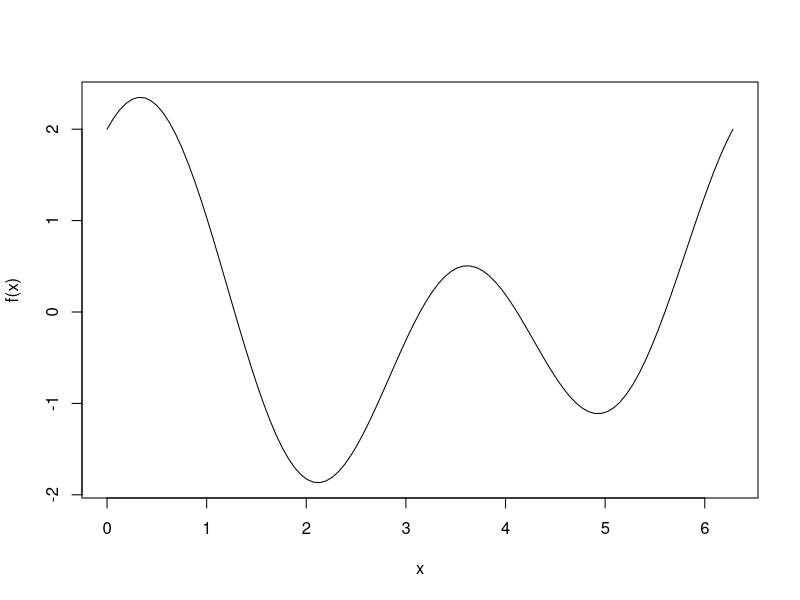
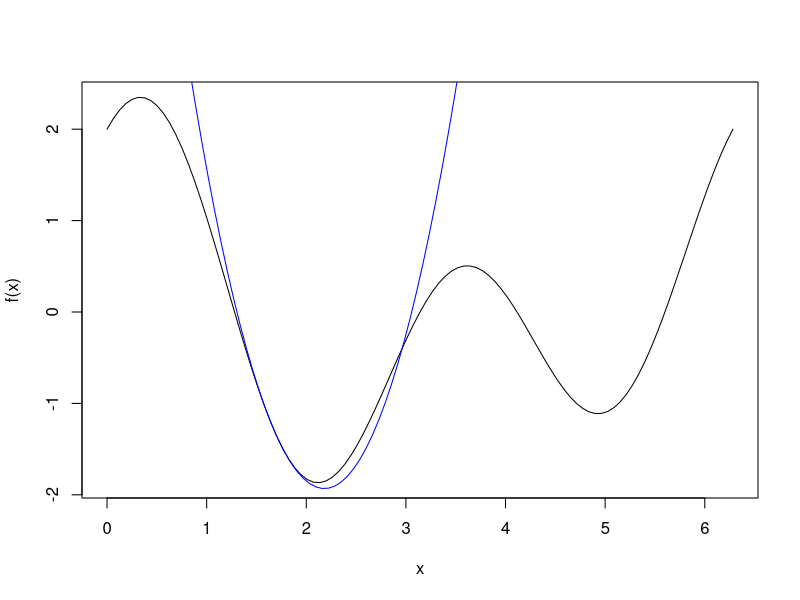
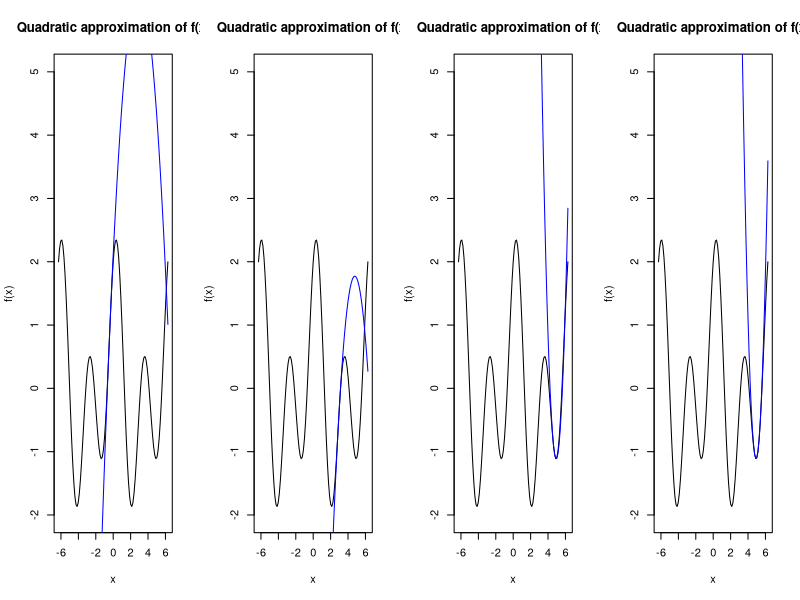
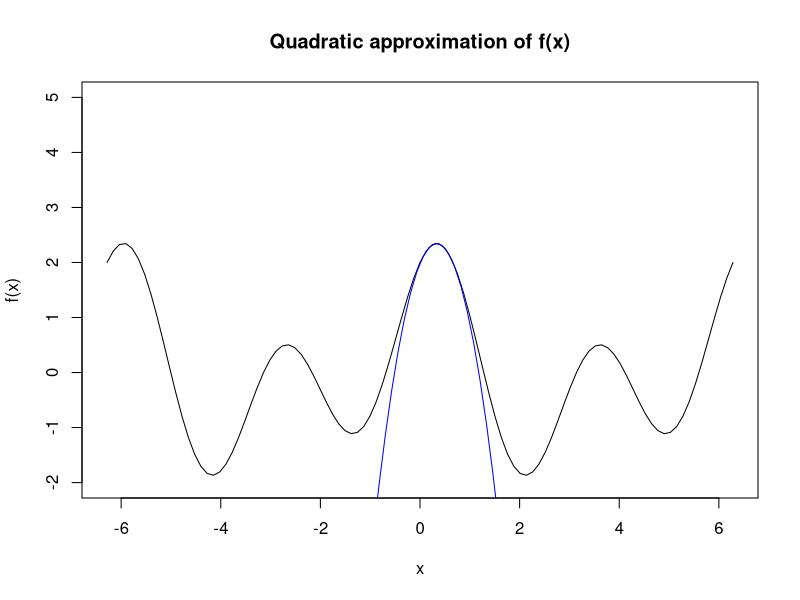
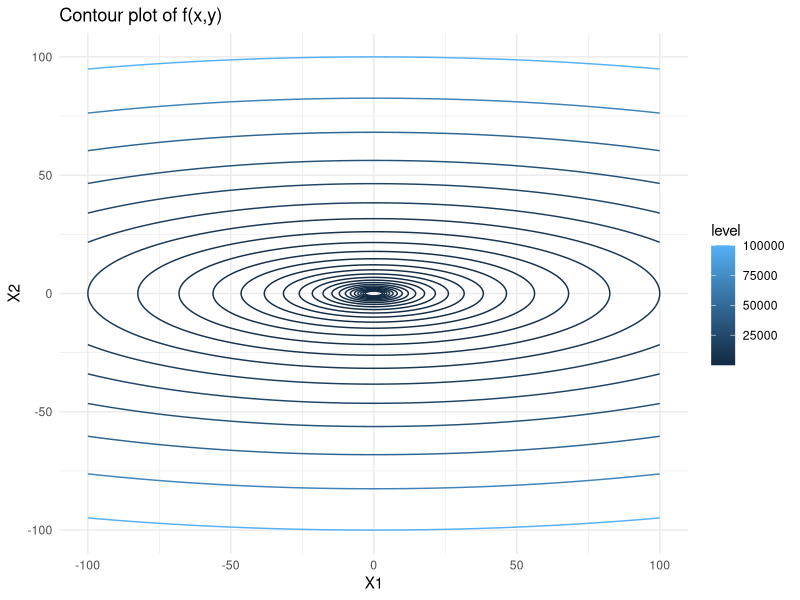
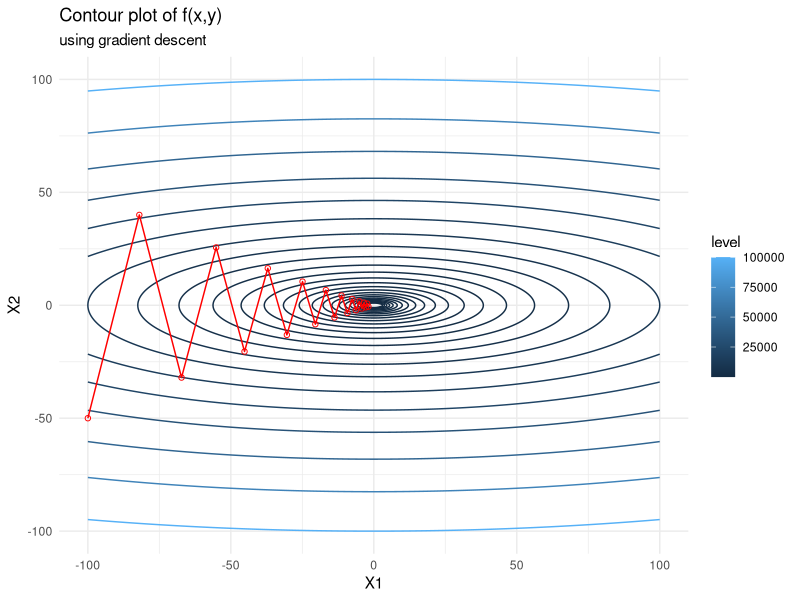
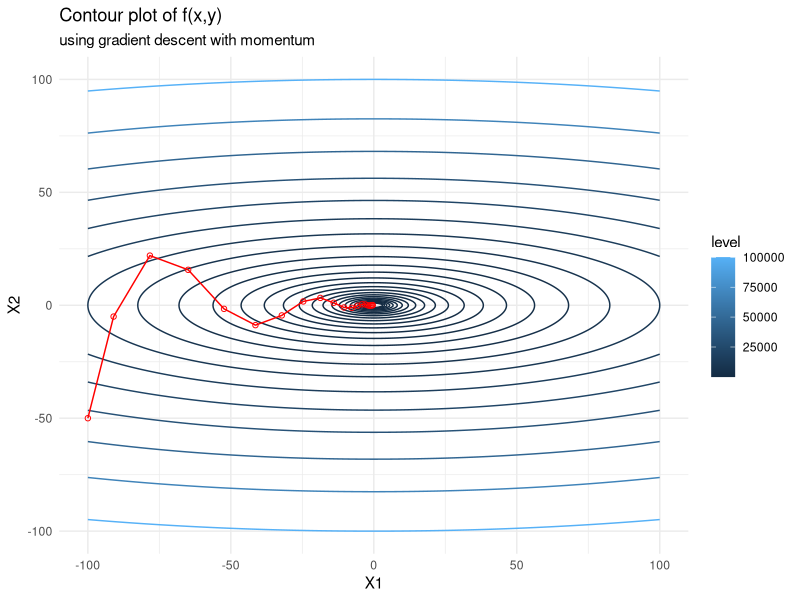
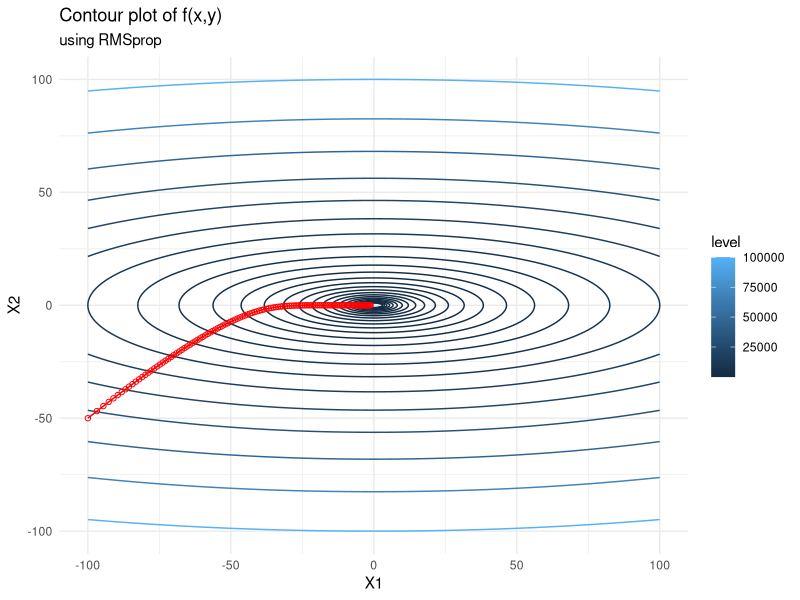

The R source for these figures, in order:
## ---- chunk 1
knitr::opts_chunk$set(echo = TRUE, fig.align='center')

# import libraries
library(tidyverse)
library(reshape)
## ---- chunk 2
f <- function(x) {return(cos(x) + cos(2*x) + sin(2*x))}
curve(f, 0, 2*pi)
## ---- chunk 3
optimize(f, interval=c(0,2*pi))
## ---- chunk 4
optimize(f, interval=c(0,4*pi))
## ---- chunk 5
f_exp <- expression(cos(x) + cos(2*x) + sin(2*x))
f1_exp <- D(f_exp, 'x')
f1 <- function(x) eval(f1_exp)
f2_exp <- D(f1_exp, 'x')
f2 <- function(x) eval(f2_exp)
x <- 1.5
for(i in 1:5) {
  x <- x - f1(x)/f2(x)
  cat(x, '\n')
}
## ---- chunk 6
cat("x_k = ", 1.7, "\n", sep="")
cat("x_k+1 = ", 1.7 - f1(1.7)/f2(1.7), sep="")
curve(f, 0, 2*pi)
second.order.approx <- function(x, xk) f(xk) + f1(xk)*(x-xk) + 1/2*f2(xk)*(x-xk)^2
seq <- seq(0,2*pi,length.out=100)
lines(seq, second.order.approx(seq, 1.7), col="blue")
## ---- chunk 7
# initialized at 1
x <- 1
par(mfrow=c(1,4))
for(i in 1:4) {
  # compute updates
  x <- x - f1(x)/f2(x)
  cat("x", i, " = ", round(x, 2), "\n", sep="")
  
  # plot the approximation of the true curve at x1
  curve(f, -2*pi, 2*pi, ylim=c(-2,5), main="Quadratic approximation of f(x)")
  seq <- seq(-2*pi,2*pi,length.out=100)
  lines(seq, second.order.approx(seq, x), col="blue")
}
## ---- chunk 8
# initialized at 0.5
x <- 0.5
par(mfrow=c(1,1))

# compute updates
x <- x - f1(x)/f2(x)
for(i in 1:3) {
  # compute updates
  x <- x - f1(x)/f2(x)
  cat("x", i, " = ", round(x, 2), "\n", sep="")
}

# plot the approximation of the true curve at x1
curve(f, -2*pi, 2*pi, ylim=c(-2,5), main="Quadratic approximation of f(x)")
seq <- seq(-2*pi,2*pi,length.out=100)
lines(seq, second.order.approx(seq, x), col="blue")
## ---- chunk 9
# create contour plot
f <- function(x, y) {x^2 + 10*y^2}
s <- seq(-100,100,length=300)
contmat <- outer(s,
                 s,
                 Vectorize(function(x,y) f(x,y)))
rownames(contmat) <- colnames(contmat) <- s # keep x and y values and not the index
contlong <- melt(contmat) # melt into long format
b <- exp(seq(log(10), log(100000), length = 25))
contplot <- contlong %>%
  ggplot() +
  geom_contour(aes(x = X1, y = X2, z = value, colour = stat(level)), breaks = b) + 
  ggtitle("Contour plot of f(x,y)") +
  theme_minimal()
contplot
## ---- chunk 10
graddesc <- function(x0, fexp, iter, lr) {
  
  # get first derivative
  pars <- paste("x", 1:length(x0), sep="")
  f1 <- deriv(fexp, namevec = pars, function.arg = TRUE)
  
  # do gradient descent and keep all steps
  x_steps <- matrix(NA, iter+1, length(x0))
  x_steps[1,] <- x_gd <- x0
  for (i in 1:iter) {
    deriv <- attributes(do.call(f1, as.list(x_gd)))$gradient
    x_gd <- x_gd - lr * deriv
    x_steps[i+1,] <- c(x_gd)
  }
 
  return(x_steps)
}
## ---- chunk 11
f <- expression(x1^2 + 10*x2^2)
f_gd <- as.data.frame(graddesc(c(-100,-50), f, 20, 0.09))
contplot + 
  geom_line(data = f_gd, mapping = aes(x = V1, y = V2), colour = 'red') +
  geom_point(data = f_gd, mapping = aes(x = V1, y = V2), shape = 21, colour = 'red') +
  labs(subtitle = "using gradient descent")
## ---- chunk 12
graddescmomentum <- function(x0, fexp, iter, lr, momentum) {
  
  # get first derivative
  pars <- paste("x", 1:length(x0), sep="")
  f1 <- deriv(fexp, namevec = pars, function.arg = TRUE)
  
  # do gradient descent and keep all steps
  x_steps <- matrix(NA, iter+1, length(x0))
  x_steps[1,] <- x_gd <- x0
  V <- rep(0,length(x0))
  for (i in 1:iter) {
    deriv <- attributes(do.call(f1, as.list(x_gd)))$gradient
    V <- momentum * V + (1 - momentum) * deriv
    x_gd <- x_gd - lr * V
    x_steps[i+1,] <- c(x_gd)
  }
 
  return(x_steps)
}

f <- expression(x1^2 + 10*x2^2)
f_gd <- as.data.frame(graddescmomentum(c(-100,-50), f, 20, 0.09, 0.5))
contplot + 
  geom_line(data = f_gd, mapping = aes(x = V1, y = V2), colour = 'red') +
  geom_point(data = f_gd, mapping = aes(x = V1, y = V2), shape = 21, colour = 'red') +
  labs(subtitle = "using gradient descent with momentum")
## ---- chunk 13
rmsprop <- function(x0, fexp, iter, lr, beta, eps = 1e-5) {
  
  # get first derivative
  pars <- paste("x", 1:length(x0), sep="")
  f1 <- deriv(fexp, namevec = pars, function.arg = TRUE)
  
  # do gradient descent and keep all steps
  x_steps <- matrix(NA, iter+1, length(x0))
  x_steps[1,] <- x_gd <- x0
  ms <- rep(0,length(x0))
  for (i in 1:iter) {
    deriv <- attributes(do.call(f1, as.list(x_gd)))$gradient
    ms <- beta * ms + (1 - beta) * deriv^2
    x_gd <- x_gd - (lr / sqrt(ms + eps)) * deriv
    x_steps[i+1,] <- c(x_gd)
  }
 
  return(x_steps)
}

f <- expression(x1^2 + 10*x2^2)
f_gd <- as.data.frame(rmsprop(c(-100,-50), f, 120, 1, 0.9))
contplot + 
  geom_line(data = f_gd, mapping = aes(x = V1, y = V2), colour = 'red') +
  geom_point(data = f_gd, mapping = aes(x = V1, y = V2), shape = 21, colour = 'red') +
  labs(subtitle = "using RMSprop")

## ---- chunk 14
adam <- function(x0, fexp, iter, lr, beta1, beta2, eps = 1e-8) {
  
  # get first derivative
  pars <- paste("x", 1:length(x0), sep="")
  f1 <- deriv(fexp, namevec = pars, function.arg = TRUE)
  
  # do gradient descent and keep all steps
  x_steps <- matrix(NA, iter+1, length(x0))
  x_steps[1,] <- x_gd <- x0
  V <- S <- rep(0,length(x0))
  for (i in 1:iter) {
    deriv <- attributes(do.call(f1, as.list(x_gd)))$gradient
    V <- beta1 * V + (1-beta1) * deriv
    S <- beta2 * S + (1-beta2) * deriv^2
    Vhat <- V/(1-beta1^i)
    Shat <- S/(1-beta2^i)
    x_gd <- x_gd - lr / (sqrt(Shat) + eps) * Vhat
    x_steps[i+1,] <- c(x_gd)
  }
 
  return(x_steps)
}

f <- expression(x1^2 + 10*x2^2)
f_gd <- as.data.frame(adam(c(-100,-50), f, 100, 2, 0.9, 0.999))
contplot + 
  geom_line(data = f_gd, mapping = aes(x = V1, y = V2), colour = 'red') +
  geom_point(data = f_gd, mapping = aes(x = V1, y = V2), shape = 21, 
             colour = 'red', fill="white") +
  labs(subtitle = "using adam")
## ---- chunk 15
newton <- function(x0, fexp, iter, lr) {
  
  # get first and second derivative
  pars <- paste("x", 1:length(x0), sep="")
  d <- deriv(fexp, namevec = pars, function.arg = TRUE, hessian = TRUE)
  
  # do gradient descent and keep all steps
  x_steps <- matrix(NA, iter+1, length(x0))
  x_steps[1,] <- x_n <- x0
  ms <- rep(0,length(x0))
  for (i in 1:iter) {
    deriv <- attributes(do.call(d, as.list(x_n)))
    deriv_1 <- t(deriv$gradient)
    deriv_2 <- deriv$hessian[,,1:length(x0)]
    x_n <- x_n - lr*solve(deriv_2)%*%deriv_1
    x_steps[i+1,] <- c(x_n)
  }
 
  return(x_steps)
}

f <- expression(x1^2 + 10*x2^2)
f_n <- as.data.frame(newton(c(-100,-50), f, 5, 1))
contplot + 
  geom_line(data = f_n, mapping = aes(x = V1, y = V2), colour = 'red') +
  geom_point(data = f_n, mapping = aes(x = V1, y = V2), shape = 21, 
             colour = 'red', fill="white") +
  labs(subtitle = "using Newton's method")
## ---- chunk 16
f <- function(x) {(x[1]^2 + 10*x[2]^2)}
f_bfgs <- c(-100,-50)
for(i in 1:10) {
  f_bfgs <- rbind(f_bfgs, optim(c(-100,-50), f, 
                                method = "BFGS", control=list(maxit=i))$par)
}
f_bfgs <- as.data.frame(f_bfgs, row.names=1:11)
contplot + 
  geom_path(data = f_bfgs, mapping = aes(x = V1, y = V2), colour = 'red') +
  geom_point(data = f_bfgs, mapping = aes(x = V1, y = V2), shape = 21, 
             colour = 'red', fill="white") +
  labs(subtitle = "using BFGS")
